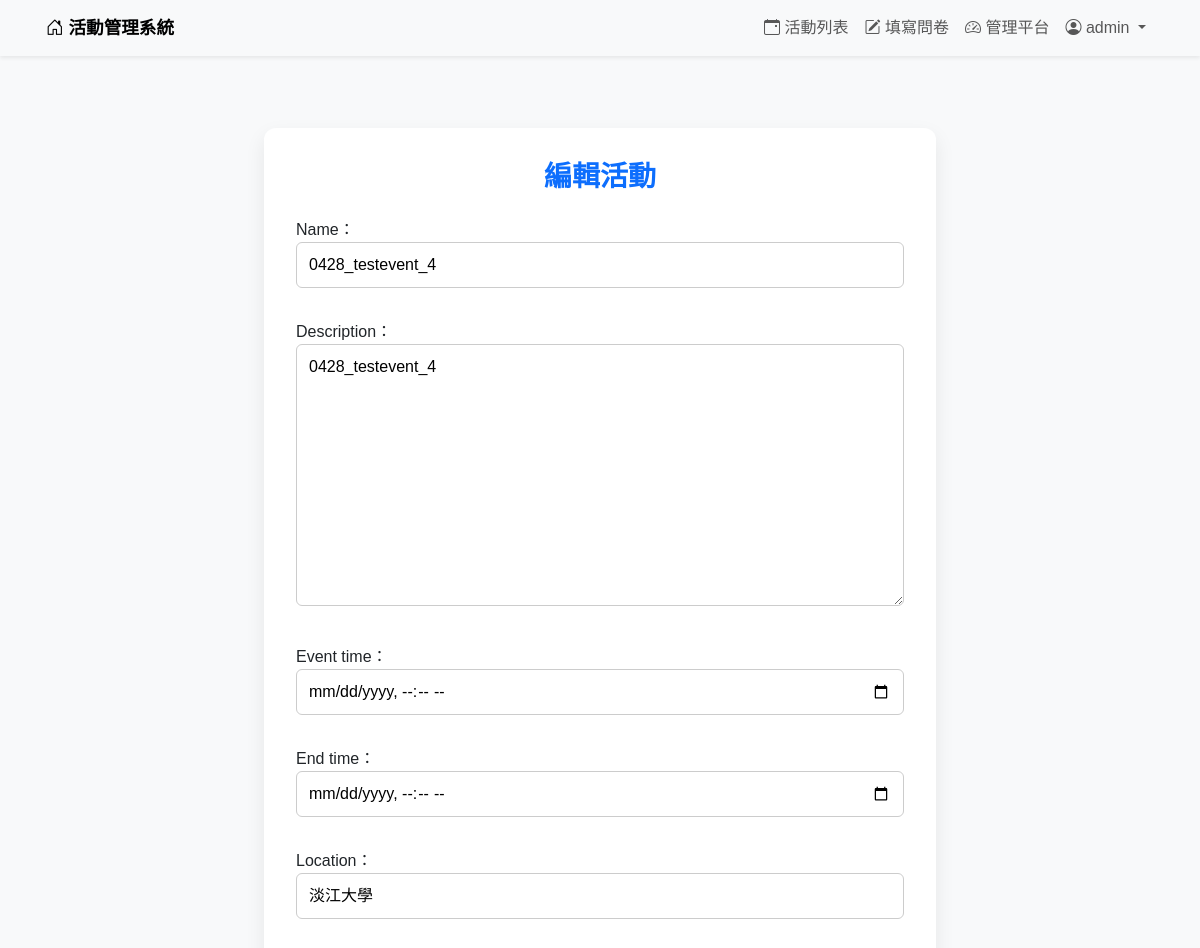
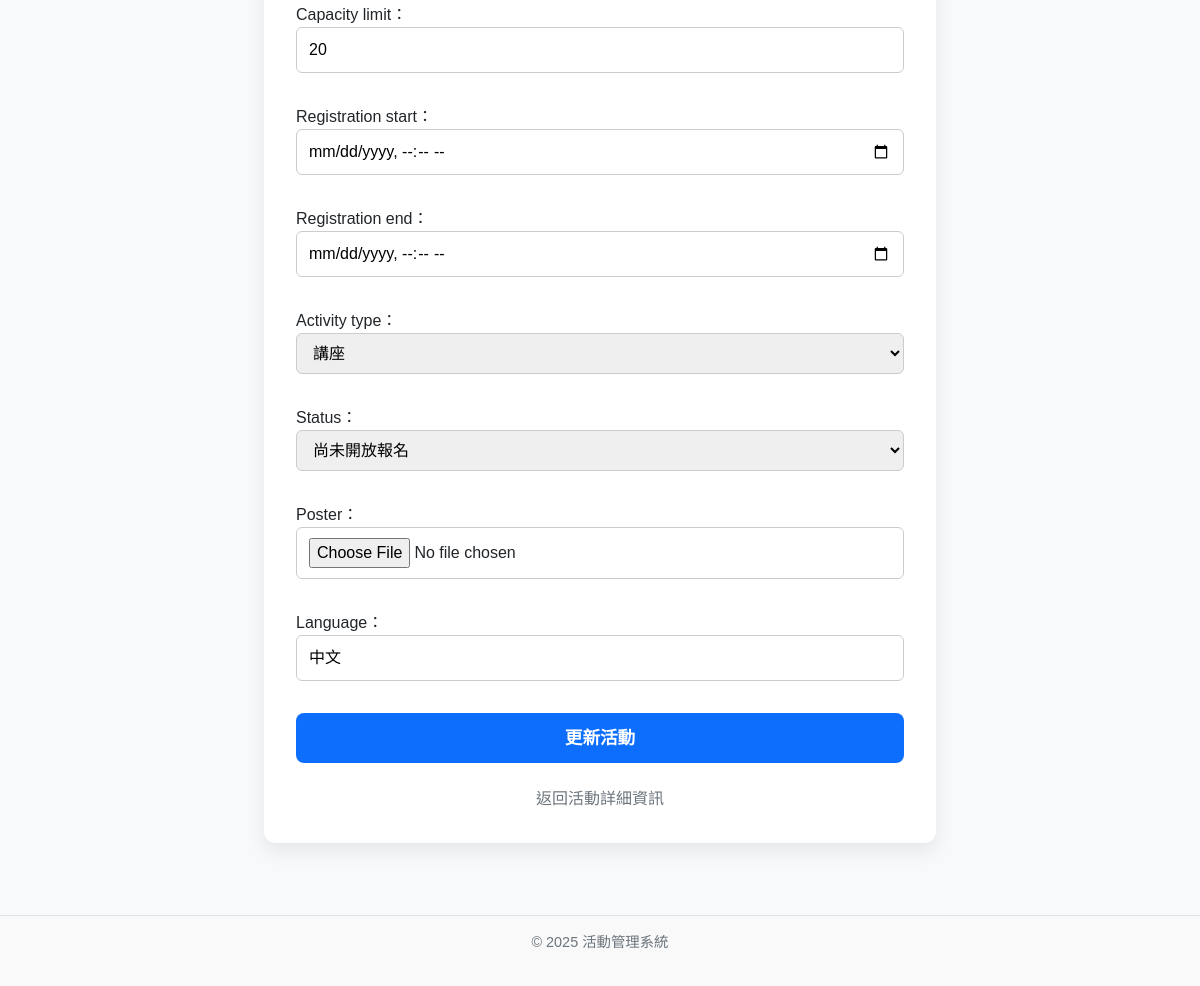
The page /events/admin/edit_event/20/ (signed in) on the database its author committed (2 pictures, top to bottom).
### events/models.py (models this page shows, shortened)
class Event(models.Model):
    ACTIVITY_TYPES = [
        ('lecture', '講座'),
        ('seminar', '研討會'),
    ]
    STATUS_CHOICES = [
        ('open', '報名中'),
        ('closed', '報名截止'),
        ('not_open', '尚未開放報名'),
    ]
    name = models.CharField(max_length=200)
    description = models.TextField()
    event_time = models.DateTimeField()
    end_time = models.DateTimeField()
    location = models.CharField(max_length=200)
    capacity_limit = models.PositiveIntegerField()
    registration_start = models.DateTimeField()
    registration_end = models.DateTimeField()
    activity_type = models.CharField(max_length=20, choices=ACTIVITY_TYPES)
    status = models.CharField(max_length=20, choices=STATUS_CHOICES, default='not_open')
    published_time = models.DateTimeField(auto_now_add=True)
    updated_time = models.DateTimeField(auto_now=True)
    poster = models.ImageField(upload_to='posters/', blank=True, null=True)
    language = models.CharField(max_length=100, blank=True, null=True)
    managers = models.ManyToManyField(User, related_name='managed_events', blank=True)

### events/decorators.py (the view)
    def _wrapped_view(request, event_id, *args, **kwargs):
        event = get_object_or_404(Event, id=event_id)
        user = request.user
        if user.is_staff or user in event.managers.all():
            return view_func(request, event_id, *args, **kwargs)
        return HttpResponseForbidden("您沒有權限管理此活動。")

### member/forms.py (shortened to what this page needs)
class EventForm(forms.ModelForm):
    class Meta:
        model = Event
        fields = [
            'name', 'description', 'event_time', 'end_time', 'location', 'capacity_limit',
            'registration_start', 'registration_end', 'activity_type', 'status',
            'poster', 'language'
        ]
    event_time = forms.DateTimeField(
        widget=forms.DateTimeInput(attrs={'type': 'datetime-local'}),
        input_formats=['%Y-%m-%dT%H:%M']
    )
    end_time = forms.DateTimeField(
        widget=forms.DateTimeInput(attrs={'type': 'datetime-local'}),
        input_formats=['%Y-%m-%dT%H:%M']
    )
    registration_start = forms.DateTimeField(
        widget=forms.DateTimeInput(attrs={'type': 'datetime-local'}),
        input_formats=['%Y-%m-%dT%H:%M']
    )
    registration_end = forms.DateTimeField(
        widget=forms.DateTimeInput(attrs={'type': 'datetime-local'}),
        input_formats=['%Y-%m-%dT%H:%M']
    )

### events/context_processors.py (called while the page is built)
def is_event_manager(request):
    if request.user.is_authenticated:
        return {
            'is_event_manager': Event.objects.filter(managers=request.user).exists()
        }
    return {'is_event_manager': False}

### events/views.py (called while the page is built)
@has_event_permission
def edit_event(request, event_id):
    event = get_object_or_404(Event, id=event_id)
    if request.method == "POST":
        form = EventForm(request.POST, instance=event)
        if form.is_valid():
            form.save()
            return redirect('event_detail', event_id=event.id)
    else:
        form = EventForm(instance=event)
    return render(request, 'events/edit_event.html', {'form': form, 'event': event})

### templates/events/edit_event.html (shortened to what this page needs)
{% extends 'base.html' %}
{% block content %}
<div class="edit-event-container">
  <h2>編輯活動</h2>
  <form method="post" enctype="multipart/form-data">
    {{ form.as_p }}
    <button type="submit">更新活動</button>
  </form>
  <a href="{% url 'event_detail' event.id %}">返回活動詳細資訊</a>
</div>
{% endblock %}

### templates/base.html (shortened to what this page needs)
<!DOCTYPE html>
<html lang="zh-Hant">
<head>
  {% load django_bootstrap5 %}
  {% bootstrap_css %}
  <link rel="stylesheet" href="https://cdn.jsdelivr.net/npm/bootstrap-icons@1.10.5/font/bootstrap-icons.css">
</head>
<body>
<nav class="navbar navbar-expand-lg navbar-light bg-light shadow-sm">
  <div class="container">
    <a class="navbar-brand" href="{% url 'index' %}">
      <i class="bi bi-house-door"></i> 活動管理系統
    </a>
    <div class="collapse navbar-collapse" id="navbarSupportedContent">
      <ul class="navbar-nav ms-auto">
        {% if user.is_authenticated %}
          <li class="nav-item">
            <a class="nav-link" href="{% url 'event_list' %}"><i class="bi bi-calendar-event"></i> 活動列表</a>
          </li>
          <li class="nav-item">
            <a class="nav-link" href="{% url 'dashboard' %}"><i class="bi bi-pencil-square"></i> 填寫問卷</a>
          </li>
          {% if is_event_manager or user.is_staff %}
            <li class="nav-item">
              <a class="nav-link" href="{% url 'admin_dashboard' %}">
                <i class="bi bi-speedometer2"></i> 管理平台
              </a>
            </li>
          {% endif %}
          <li class="nav-item dropdown">
            <a class="nav-link dropdown-toggle" href="#" id="userDropdown" role="button" data-bs-toggle="dropdown">
              <i class="bi bi-person-circle"></i> {{ user.username }}
            </a>
          </li>
        {% endif %}
      </ul>
    </div>
  </div>
</nav>
<div class="container mt-4">
  {% block content %}{% endblock %}
</div>
<footer class="text-center mt-4">
  <p>&copy; 2025 活動管理系統</p>
</footer>
</body>
</html>

### templates/base.html (style rules this page uses)
html, body { height: 100%; margin: 0; }
body { display: flex; flex-direction: column; font-family: "Noto Sans TC", sans-serif; background-color: #f8f9fa; }
.navbar-brand { font-weight: 600; font-size: 1.1rem; }
.navbar-nav .nav-link { font-size: 1rem; padding-left: 0.8rem; padding-right: 0.8rem; }
.container { flex: 1; padding-left: 1rem; padding-right: 1rem; }
footer { padding: 1rem 0; font-size: 0.9rem; color: #6c757d; border-top: 1px solid #dee2e6; background-color: #f9f9f9; }

### templates/events/edit_event.html (style rules this page uses)
.edit-event-container { max-width: 90%; width: 42rem; margin: 3rem auto; padding: 2rem; background-color: rgba(255, 255, 255, 0.95); border-radius: 0.75rem; box-shadow: 0 0.5rem 1.25rem rgba(0, 0, 0, 0.08); }
.edit-event-container h2 { text-align: center; font-weight: bold; margin-bottom: 1.5rem; font-size: 1.75rem; color: #0d6efd; }
.edit-event-container form { margin-bottom: 1.5rem; }
.edit-event-container form button { display: block; width: 100%; padding: 0.75rem; font-size: 1.1rem; font-weight: 600; border: none; border-radius: 0.5rem; background-color: #0d6efd; color: white; transition: background-color 0.3s ease; }
.edit-event-container a { display: block; text-align: center; margin-top: 0.75rem; font-size: 1rem; color: #6c757d; text-decoration: none; }
.edit-event-container input, .edit-event-container select, .edit-event-container textarea { width: 100%; padding: 0.625rem 0.75rem; margin-bottom: 1rem; border: 1px solid #ccc; border-radius: 0.375rem; font-size: 1rem; box-sizing: border-box; }

### rows shown on the page
Event: name "0428_testevent_4", description "0428_testevent_4", location "淡江大學", capacity_limit "20", activity_type "講座", status "尚未開放報名", language "中文"

### other values the page prints
{{ user.username }} "admin"
